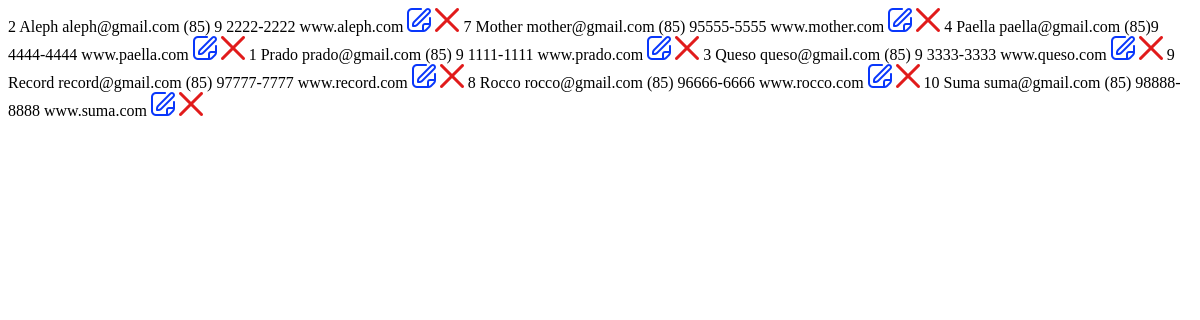
Screenshot of /LocadoraWDA-3.0/consultas/consulta-editora.php with the database file from the repository.
### tables this page shows
CREATE TABLE `editora` (
  `id` int(11) NOT NULL,
  `nome` text NOT NULL,
  `email` text NOT NULL,
  `telefone` text NOT NULL,
  `site` text DEFAULT NULL
);

### LocadoraWDA-3.0/consultas/consulta-editora.php (the view)
<?php
	include_once '../funcoes/conexao.php';
	@$pesquisa = $conn->real_escape_string($_GET['busca']);
	$sql_code = "SELECT *
		FROM editora
		WHERE id LIKE '%$pesquisa%'
		OR nome LIKE '%$pesquisa%'
		OR email LIKE '%$pesquisa%'
		OR telefone LIKE '%$pesquisa%'
		OR site LIKE '%$pesquisa%'
		ORDER BY nome;";
	$sql_query = $conn->query($sql_code) or die("ERRO ao consultar! " . $conn->error);
	if ($sql_query->num_rows == 0) {
		?>
	<tr>
		<td colspan="3">Nenhum resultado encontrado...</td>
	</tr>
	<?php
	} else {
		while($dados = $sql_query->fetch_assoc()) {
			?>
			<tr id="tab">
				<td data-cell="ID"><?php echo $dados['id']; ?></td>
				<td data-cell="Nome"><?php echo $dados['nome']; ?></td>
				<td data-cell="Email"><?php echo $dados['email']; ?></td>
				<td data-cell="Telefone"><?php echo $dados['telefone']; ?></td>
				<td data-cell="Site"><?php echo $dados['site']; ?></td>
				<td><a href='../edicao/editar-editora.php?id=<?php echo $dados['id']; ?>' class='btn'><img src='../imagens/editar.png'></a></td>
				<td><a href='../confirma/con-delete-edi.php?id=<?php echo $dados['id']; ?>'><img src='../imagens/deletar.png'></a></td>
			</tr>
			<?php
		}
	}
?>
<html>
	<link rel="stylesheet" href="../paginacao/style.css">
</html>

### rows the page displays
editora: id "2", nome "Aleph", email "aleph@gmail.com", telefone "(85) 9 2222-2222", site "www.aleph.com"
editora: id "7", nome "Mother", email "mother@gmail.com", telefone "(85) 95555-5555", site "www.mother.com"
editora: id "4", nome "Paella", email "paella@gmail.com", telefone "(85)9 4444-4444", site "www.paella.com"
editora: id "1", nome "Prado", email "prado@gmail.com", telefone "(85) 9 1111-1111", site "www.prado.com"
editora: id "3", nome "Queso", email "queso@gmail.com", telefone "(85) 9 3333-3333", site "www.queso.com"
editora: id "9", nome "Record", email "record@gmail.com", telefone "(85) 97777-7777", site "www.record.com"
editora: id "8", nome "Rocco", email "rocco@gmail.com", telefone "(85) 96666-6666", site "www.rocco.com"
editora: id "10", nome "Suma", email "suma@gmail.com", telefone "(85) 98888-8888", site "www.suma.com"
